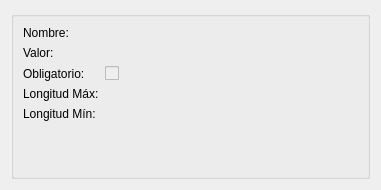
<?xml version="1.0" encoding="UTF-8"?>
<ui version="4.0">
 <class>VerCampoPersonalizado</class>
 <widget class="QWidget" name="VerCampoPersonalizado">
  <property name="geometry">
   <rect>
    <x>0</x>
    <y>0</y>
    <width>381</width>
    <height>190</height>
   </rect>
  </property>
  <property name="windowTitle">
   <string>Ver Campo Personalizado</string>
  </property>
  <layout class="QGridLayout" name="gridLayout">
   <item row="0" column="0">
    <widget class="QGroupBox" name="groupBox">
     <property name="sizePolicy">
      <sizepolicy hsizetype="Preferred" vsizetype="Expanding">
       <horstretch>0</horstretch>
       <verstretch>0</verstretch>
      </sizepolicy>
     </property>
     <property name="title">
      <string/>
     </property>
     <layout class="QGridLayout" name="gridLayout_2">
      <item row="0" column="0">
       <layout class="QFormLayout" name="formLayout">
        <property name="fieldGrowthPolicy">
         <enum>QFormLayout::AllNonFixedFieldsGrow</enum>
        </property>
        <property name="rightMargin">
         <number>10</number>
        </property>
        <item row="0" column="0">
         <widget class="QLabel" name="lbl1">
          <property name="sizePolicy">
           <sizepolicy hsizetype="Fixed" vsizetype="Preferred">
            <horstretch>0</horstretch>
            <verstretch>0</verstretch>
           </sizepolicy>
          </property>
          <property name="text">
           <string>Nombre:</string>
          </property>
         </widget>
        </item>
        <item row="0" column="1">
         <widget class="QLabel" name="lblNombre">
          <property name="toolTip">
           <string>El nombre del campo</string>
          </property>
          <property name="statusTip">
           <string>El nombre del campo</string>
          </property>
          <property name="text">
           <string/>
          </property>
         </widget>
        </item>
        <item row="1" column="0">
         <widget class="QLabel" name="lbl2">
          <property name="sizePolicy">
           <sizepolicy hsizetype="Fixed" vsizetype="Preferred">
            <horstretch>0</horstretch>
            <verstretch>0</verstretch>
           </sizepolicy>
          </property>
          <property name="text">
           <string>Valor:</string>
          </property>
         </widget>
        </item>
        <item row="1" column="1">
         <widget class="QLabel" name="lblValor">
          <property name="toolTip">
           <string>El valor que tiene el campo</string>
          </property>
          <property name="statusTip">
           <string>El valor que tiene el campo</string>
          </property>
          <property name="text">
           <string/>
          </property>
         </widget>
        </item>
        <item row="2" column="0">
         <widget class="QLabel" name="lbl3">
          <property name="sizePolicy">
           <sizepolicy hsizetype="Fixed" vsizetype="Preferred">
            <horstretch>0</horstretch>
            <verstretch>0</verstretch>
           </sizepolicy>
          </property>
          <property name="text">
           <string>Obligatorio:</string>
          </property>
         </widget>
        </item>
        <item row="3" column="0">
         <widget class="QLabel" name="lbl4">
          <property name="sizePolicy">
           <sizepolicy hsizetype="Fixed" vsizetype="Preferred">
            <horstretch>0</horstretch>
            <verstretch>0</verstretch>
           </sizepolicy>
          </property>
          <property name="text">
           <string>Longitud Máx:</string>
          </property>
         </widget>
        </item>
        <item row="3" column="1">
         <widget class="QLabel" name="lblLongitudMax">
          <property name="toolTip">
           <string>Longitud Máxima de caracteres. 0 es ilimitado</string>
          </property>
          <property name="statusTip">
           <string>Longitud Máxima de caracteres. 0 es ilimitado</string>
          </property>
          <property name="text">
           <string/>
          </property>
         </widget>
        </item>
        <item row="4" column="0">
         <widget class="QLabel" name="lbl5">
          <property name="sizePolicy">
           <sizepolicy hsizetype="Fixed" vsizetype="Preferred">
            <horstretch>0</horstretch>
            <verstretch>0</verstretch>
           </sizepolicy>
          </property>
          <property name="text">
           <string>Longitud Mín:</string>
          </property>
         </widget>
        </item>
        <item row="4" column="1">
         <widget class="QLabel" name="lblLongitudMin">
          <property name="toolTip">
           <string>Longitud Mínima de caracteres. 0 es ilimitado</string>
          </property>
          <property name="statusTip">
           <string>Longitud Mínima de caracteres. 0 es ilimitado</string>
          </property>
          <property name="text">
           <string/>
          </property>
         </widget>
        </item>
        <item row="2" column="1">
         <widget class="QCheckBox" name="chkObligatorio">
          <property name="enabled">
           <bool>false</bool>
          </property>
          <property name="toolTip">
           <string>Indica si el campo es obligatorio</string>
          </property>
          <property name="statusTip">
           <string>Indica si el campo es obligatorio</string>
          </property>
          <property name="whatsThis">
           <string/>
          </property>
          <property name="layoutDirection">
           <enum>Qt::LeftToRight</enum>
          </property>
          <property name="text">
           <string/>
          </property>
          <property name="checked">
           <bool>false</bool>
          </property>
         </widget>
        </item>
       </layout>
      </item>
     </layout>
    </widget>
   </item>
  </layout>
 </widget>
 <resources/>
 <connections/>
</ui>
